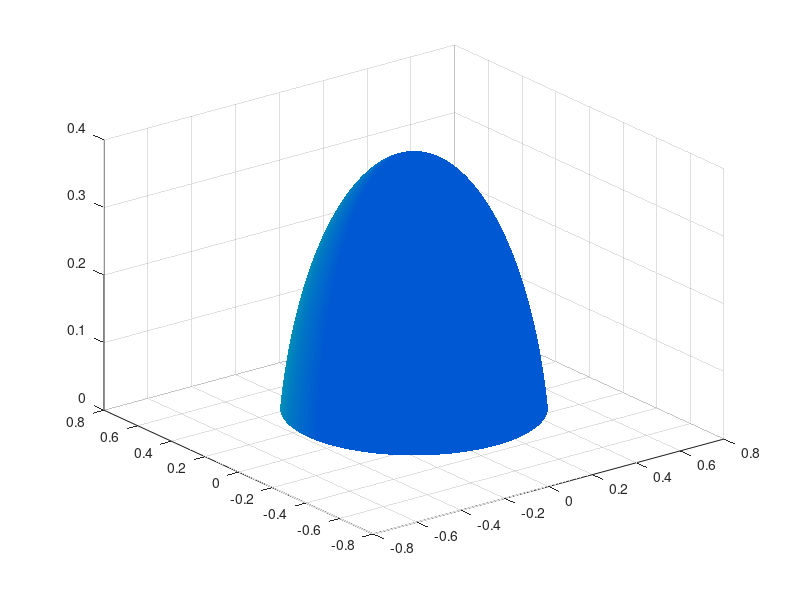

This figure's MATLAB source: (Note: this script raises an error after producing the figure.)
% [x,y] = meshgrid(-1:0.01:1);
% z=zeros(201,201);
% z=z+((x.^2+y.^2)<0.24).*(sqrt(0.25-x.^2-y.^2)-0.1);
% z=smoothdata(z);
% s=surfl(x,y,z);
alph=pi/2-40*2*pi/1000;
[r,t]=meshgrid(0:2*pi/1000:2*pi,0:alph/1000:alph);
x=0.5*cos(r).*sin(t);
y=0.5*sin(r).*sin(t);
z=0.5*cos(t)-0.1;
s=surfl(x,y,z);
shading interp;
colormap(winter);
s.FaceAlpha = 0.5;
hold on
[r,t]=meshgrid(0.5*sin(alph):0.01:sqrt(2),0:2*pi/1000:2*pi);
x=r.*cos(t);
y=r.*sin(t);
C2=tan(alph)*sin(alph)^2/4;
C1=0.5*cos(alph)-C2/(0.5*sin(alph));
z=C1+C2./r-0.1;
s=surfl(x,y,z);
shading interp;
colormap(winter);
s.FaceAlpha = 0.5;
set(gca,'xtick',[])
set(gca,'ytick',[])
set(gca,'ztick',[])
axis off
xlim([-1,1])
ylim([-1,1])

patch([-1 -1 1 1],[-1 1 1 -1],[0.00,0.45,0.74])

t=0:0.01:2*pi;
x=sqrt(0.24)*cos(t);
y=sqrt(0.24)*sin(t);
plot(x,y,'color','k','Linewidth',5,'LineStyle','--')

t=pi-pi/6:0.001:2*pi-pi/6;
x=sqrt(0.24)*cos(t);
y=sqrt(0.24)*sin(t);
plot(x,y,'color','k','Linewidth',5)

plot_cuboid([-1,-1,-0.00],[1,1,-0.15]);
zlim([-0.15,0.4])
